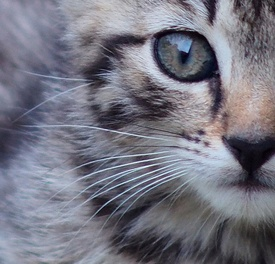
#> input picture match/cat_crop.jpg, 275 x 264 px, shrunk from 535 x 514 before the run
$ python feature_match.py
#> lines starting #> are read from the running program, lines starting #| are printed output that depends on the picture
'''
Modified from OpenCV docs https://github.com/opencv/opencv

By downloading, copying, installing or using the software you agree to this license.
If you do not agree to this license, do not download, install,
copy or use the software.


                          License Agreement
               For Open Source Computer Vision Library
                       (3-clause BSD License)

Copyright (C) 2000-2018, Intel Corporation, all rights reserved.
Copyright (C) 2009-2011, Willow Garage Inc., all rights reserved.
Copyright (C) 2009-2016, NVIDIA Corporation, all rights reserved.
Copyright (C) 2010-2013, Advanced Micro Devices, Inc., all rights reserved.
Copyright (C) 2015-2016, OpenCV Foundation, all rights reserved.
Copyright (C) 2015-2016, Itseez Inc., all rights reserved.
Third party copyrights are property of their respective owners.

Redistribution and use in source and binary forms, with or without modification,
are permitted provided that the following conditions are met:

  * Redistributions of source code must retain the above copyright notice,
    this list of conditions and the following disclaimer.

  * Redistributions in binary form must reproduce the above copyright notice,
    this list of conditions and the following disclaimer in the documentation
    and/or other materials provided with the distribution.

  * Neither the names of the copyright holders nor the names of the contributors
    may be used to endorse or promote products derived from this software
    without specific prior written permission.

This software is provided by the copyright holders and contributors "as is" and
any express or implied warranties, including, but not limited to, the implied
warranties of merchantability and fitness for a particular purpose are disclaimed.
In no event shall copyright holders or contributors be liable for any direct,
indirect, incidental, special, exemplary, or consequential damages
(including, but not limited to, procurement of substitute goods or services;
loss of use, data, or profits; or business interruption) however caused
and on any theory of liability, whether in contract, strict liability,
or tort (including negligence or otherwise) arising in any way out of
the use of this software, even if advised of the possibility of such damage.
'''

import numpy as np
import cv2
from matplotlib import pyplot as plt

img1 = cv2.imread('match/cat_crop.jpg',0)  # queryImage
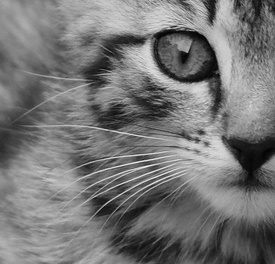
#> img1: shape (264, 275); min 0, max 249, mean 117.7
img2 = cv2.imread('match/cat.jpg',0)   # trainImage
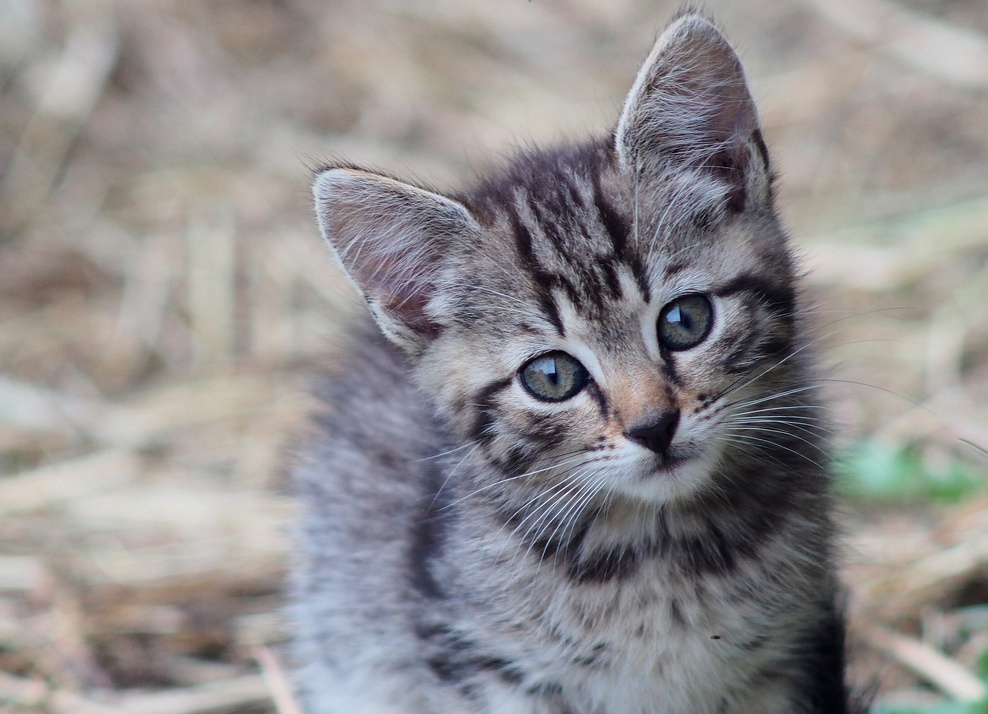
#> input picture match/cat.jpg, 988 x 714 px, shrunk from 1920 x 1388 before the run
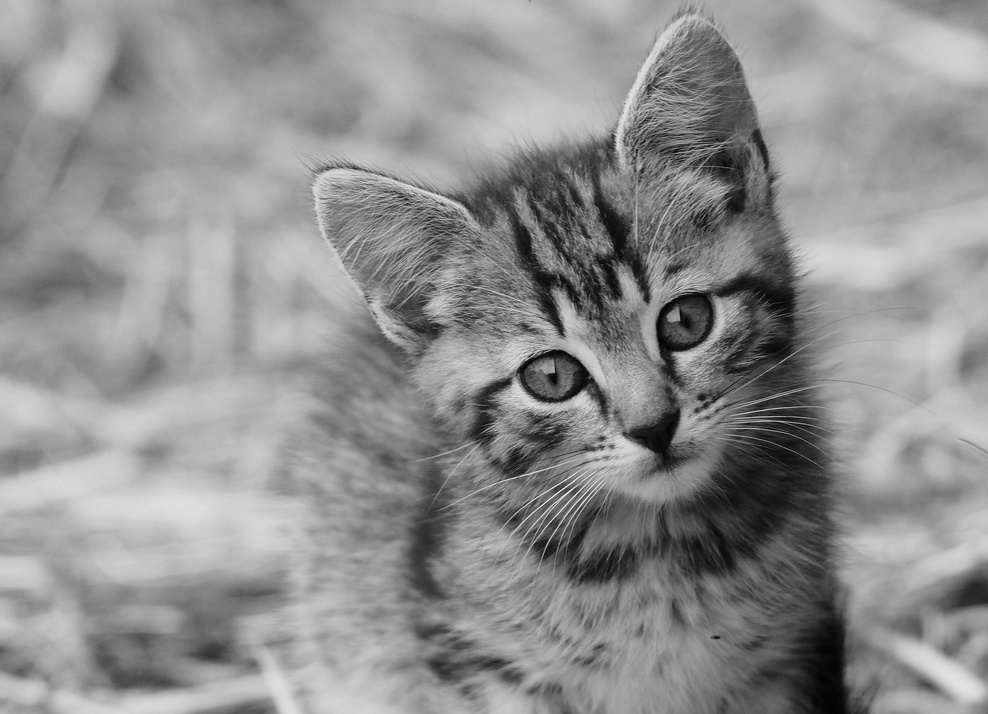
#> img2: shape (714, 988); min 0, max 248, mean 143.1

# Harder demo
#img1 = cv2.imread('match/boston.jpg',0)  # queryImage
#img2 = cv2.imread('match/rhett.jpg',0)   # trainImage

# Initiate SIFT detector
sift = cv2.xfeatures2d.SIFT_create()

# find the keypoints and descriptors with SIFT
kp1, des1 = sift.detectAndCompute(img1, None)
#> kp1 = 390 keypoints; strongest (x, y, size): (210, 71, 15.2), (200, 90, 12.2), (137, 40, 8.5), (211, 15, 7.2)
kp2, des2 = sift.detectAndCompute(img2, None)
#> kp2 = 1660 keypoints; strongest (x, y, size): (674, 316, 7.9), (658, 436, 28.4), (583, 379, 14.9), (583, 401, 12.2)

# BFMatcher with default params
bf = cv2.BFMatcher()
matches = bf.knnMatch(des1,des2, k=2)
#> matches = 390 matches

# Apply ratio test
good = []
for m,n in matches:
    if m.distance < 0.75*n.distance:
        good.append([m])
#> after the loop, good = 271 matches

# cv2.drawMatchesKnn expects list of lists as matches.
img3 = cv2.drawMatchesKnn(img1,kp1,img2,kp2,good,None,flags=2)
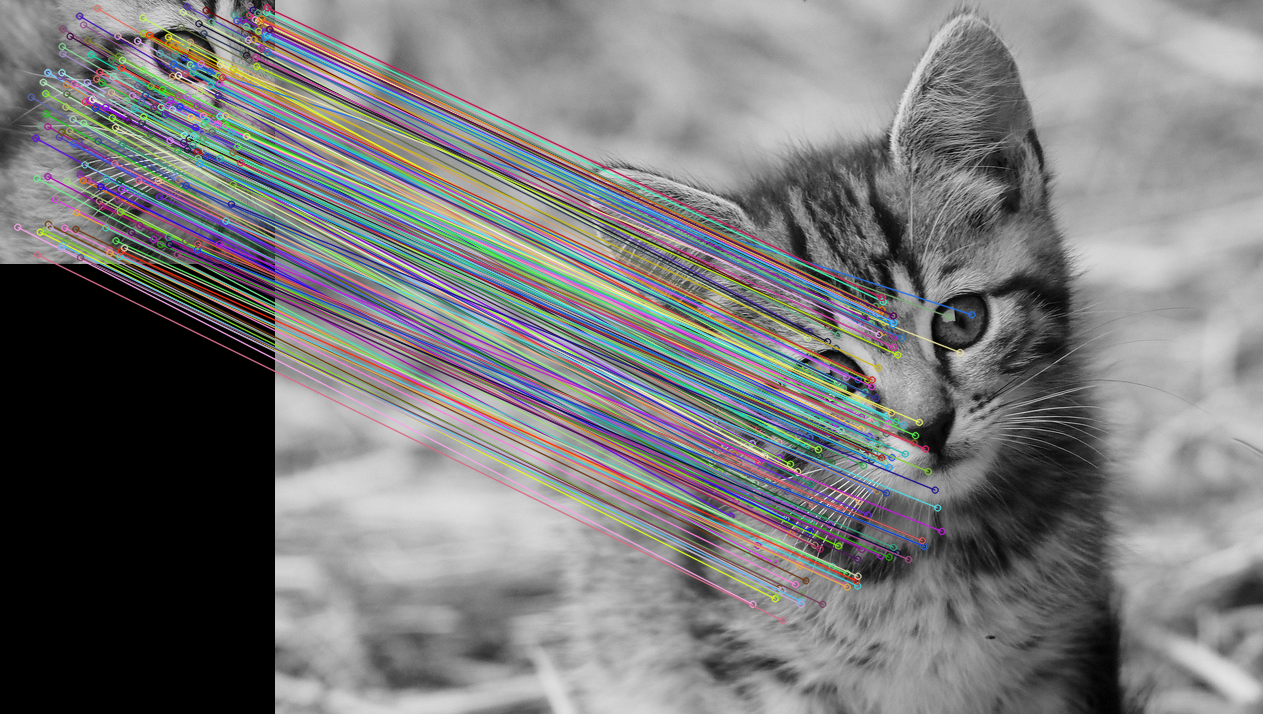
#> img3: shape (714, 1263, 3); mean of channels 0, 1, 2 121.4, 120.7, 120.7; drawn as B, G, R
plt.imshow(img3),plt.show()
